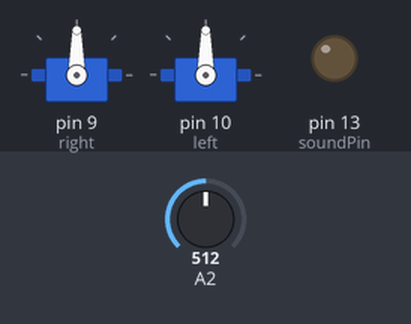
Bench run of a sketch on a simulated Arduino Uno, built with avr-gcc and run on an emulated ATmega328P. Parts: 2 × servo, output pins drawn as LEDs (lit = HIGH). The inputs (shaded band) are chosen by the test bench; at power-on: A2 = 512. Random numbers use the default seed unless the sketch sets one.

Above: at 0.1 s.
At 44.2 s:
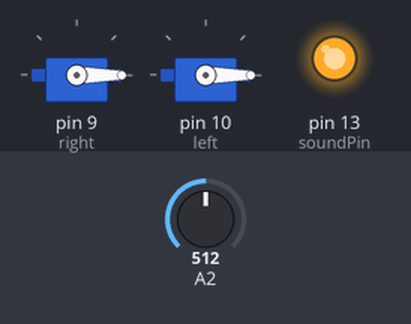
44.3 s: A2 set to 390
At 66.7 s:
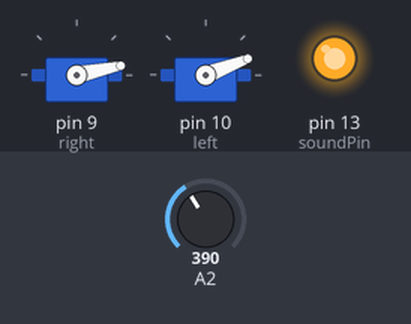
Timing chart, 0 to 85.0 s (numbered marks = the images above; inputs shaded):
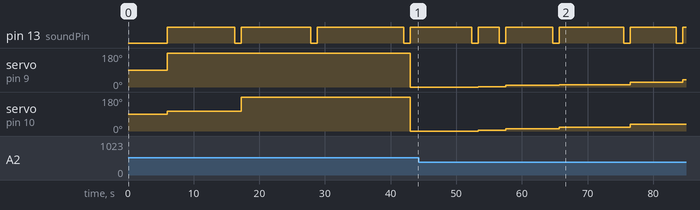

The sketch:

servo_with_random_delay.ino
```cpp
// easing servo movements with low pass filter
// the servo signal must be connected directly to the arduino pin 2

// Time interval, this executes one piece of code from time to time
// Download Metro lybrary and instructions:
// http://www.arduino.cc/playground/Code/Metro
#include <Metro.h>
int duration = 1000; // duration of the interval in miliseconds
Metro intervaller = Metro (duration);

// MegaServo library
// download and instructions:
// http://www.arduino.cc/playground/Code/MegaServo
//#include <MegaServo.h>
//MegaServo servos;

#include <Servo.h>

// servos minimum and maximum position
#define MIN_POS 800 // the minuimum pulse width for your servos
#define MAX_POS 2200 // maximum pulse width for your servos
#define MIN_TIM 2000 // minimum time to wait between loops
#define MAX_TIM 10000 // maximum time to wait between loops

Servo left;
Servo right;
const int soundPin =  13;

// servo pin
//#define s0_pin 9
//#define s1_pin 10

// variables to hold new destination positions
int d0; // destination0
int d1;
int d0_sh; // destination0 to be smoothed
int d1_sh;
int repeat;
int loop_num;


// the filter to be aplied
// this value will be multiplied by "d0" and added to "d0_sh"
float filtro = 0.1; // 0.01 to 1.0

// setup runs once, when the sketch starts
void setup() {
  // set sound pin
  pinMode(soundPin, OUTPUT);
  // set servo pin
  right.attach(9);
  left.attach(10);
}

// main program loop, executes forever after setup()
void loop() {
  delay(5000);
  int sensorValue = analogRead(A2);
  do{

      digitalWrite(soundPin, LOW);
      delay(1000);
      digitalWrite(soundPin, HIGH);

      loop_num = random(400, 800);
      repeat = random(MIN_TIM, MAX_TIM);

      if (intervaller.check() == 1) {
        // calculate a new random position between max and min values
        d0 = random(MIN_POS, MAX_POS);
        d1 = random(MIN_POS, MAX_POS);

        // resets interval with a new random duration
        intervaller.interval(random(50,500));
       }

      // smooth the destination value
      d0_sh = d0_sh * (1.0-filtro) + d0 * filtro;
      d1_sh = d1_sh * (1.0-filtro) + d1 * filtro;

      // assign new position to the servo
      right.write(d0_sh);
      left.write(d1_sh);

      // delay to make the servo move
      delay(20);


      //then pause
      Serial.println(sensorValue);
      delay(repeat);
  } while(200 < sensorValue && sensorValue < 400);
}
```
